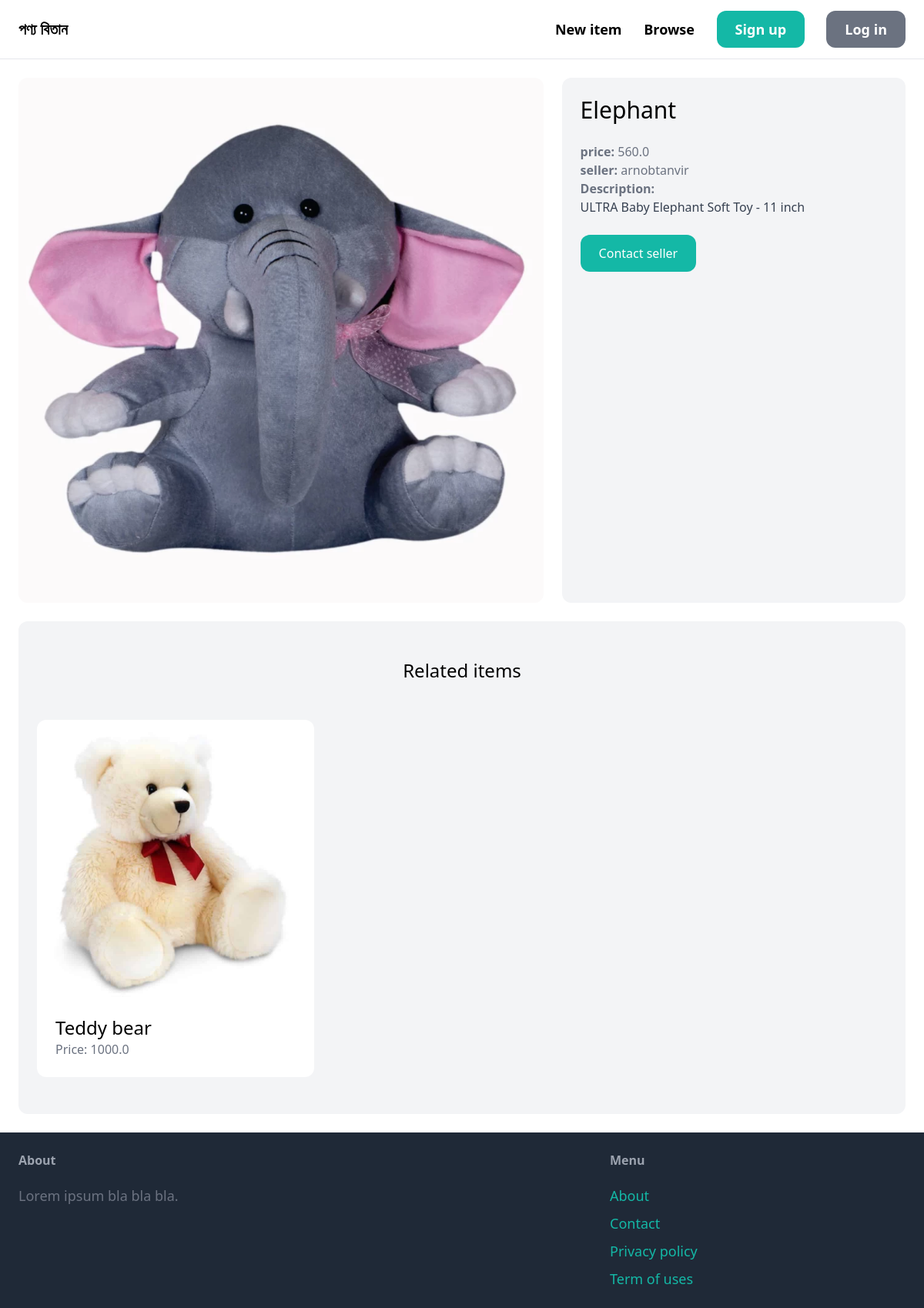
/items/5/, run on the app's committed database.
### item/models.py (models this page shows, shortened)
class Item(models.Model):
    category = models.ForeignKey(
        Category, related_name='items', on_delete=models.CASCADE)
    name = models.CharField(max_length=255)
    description = models.TextField(blank=True, null=True)
    price = models.FloatField()
    image = models.ImageField(upload_to='item_images', blank=True, null=True)
    is_sold = models.BooleanField(default=False)
    created_by = models.ForeignKey(
        User, related_name='items', on_delete=models.CASCADE)
    creation_time = models.DateTimeField(auto_now_add=True)

### item/views.py (the view)
# urls.py: path('<int:pk>/', views.detail, name='detail'),
def detail(request, pk):
    item = get_object_or_404(Item, pk=pk)
    related_items = Item.objects.filter(
        category=item.category, is_sold=False).exclude(pk=pk)[0:3]
    return render(request, 'item/detail.html', {
        'item': item,
        'related_items': related_items
    })

### item/templates/item/detail.html (shortened to what this page needs)
{% extends 'core/base.html'%}
{% block content %}
<div class="grid grid-cols-5 gap-6">
    <div class="col-span-3">
        <img src="{{item.image.url}}" class = "rounded-xl">
    </div>
    <div class = "col-span-2 p-6 bg-gray-100 rounded-xl">
        <h1 class = "mb-6 text-3xl"> {{item.name}} </h1>
        <p class = "text-gray-500"><strong>price: </strong> {{item.price}}</p>
        <p class = "text-gray-500"><strong>seller: </strong> {{item.created_by.username}}</p>
        {% if item.description %}
            <p class="text-gray-700">
                <strong class = "text-gray-500">Description: </strong> <br>
                {{item.description}}
            </p>
        {% endif %}
        <a href="" class="inline-block mt-6 px-6 py-3 bg-teal-500 text-white rounded-xl hover:bg-teal-700">Contact seller</a>
    </div>
</div>
<div class = "mt-6 px-6 py-12 bg-gray-100 rounded-xl">
    <h2 class="mb-12 text-2xl text-center">Related items</h2>
    <div class="grid grid-cols-3 gap-3">
        {% for item in related_items %}
            <div>
                <a href="{% url 'item:detail' item.id%}">
                    <div>
                        <img src="{{item.image.url}}" class = "rounded-t-xl">
                    </div>
                    <div class ="p-6 bg-white rounded-b-xl">
                        <h2 class ="text-2xl"> {{item.name}} </h2>
                        <p class="text-gray-500">Price: {{item.price}}</p>
                    </div>
                </a>
            </div>
        {% endfor %}
    </div>
</div>
{% endblock  %}

### data on the page
Item: image (picture), name "Elephant", price "560.0", created_by.username "arnobtanvir", description "ULTRA Baby Elephant Soft Toy - 11 inch"
Item: image (picture), name "Teddy bear", price "1000.0"
